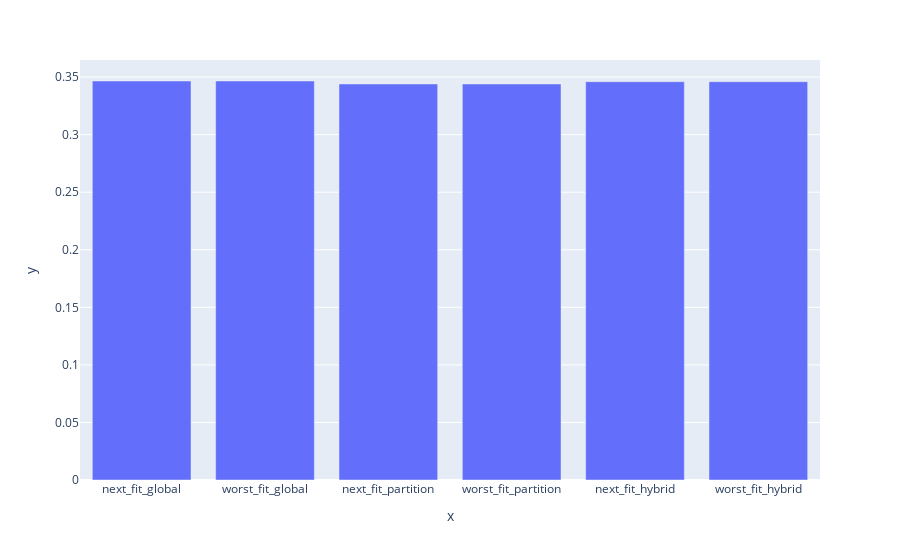

Here is the notebook cell this chart was saved with:
### Code cell
px.bar(x=partition_ratios.keys(), y=partition_ratios.values())

### Figure 1 — Plotly figure (JSON) as saved in the notebook; plotly's stock layout.template omitted (floating-point values rounded to 4 significant figures)
{"data": [{"alignmentgroup": "True", "hovertemplate": "x=%{x}<br>y=%{y}<extra></extra>", "legendgroup": "", "marker": {"color": "#636efa", "pattern": {"shape": ""}}, "name": "", "offsetgroup": "", "orientation": "v", "showlegend": false, "textposition": "auto", "type": "bar", "x": ["next_fit_global", "worst_fit_global", "next_fit_partition", "worst_fit_partition", "next_fit_hybrid", "worst_fit_hybrid"], "xaxis": "x", "y": [0.3466, 0.3466, 0.344, 0.344, 0.346, 0.346], "yaxis": "y"}], "layout": {"barmode": "relative", "legend": {"tracegroupgap": 0}, "margin": {"t": 60}, "xaxis": {"anchor": "y", "domain": [0, 1], "title": {"text": "x"}}, "yaxis": {"anchor": "x", "domain": [0, 1], "title": {"text": "y"}}}}
